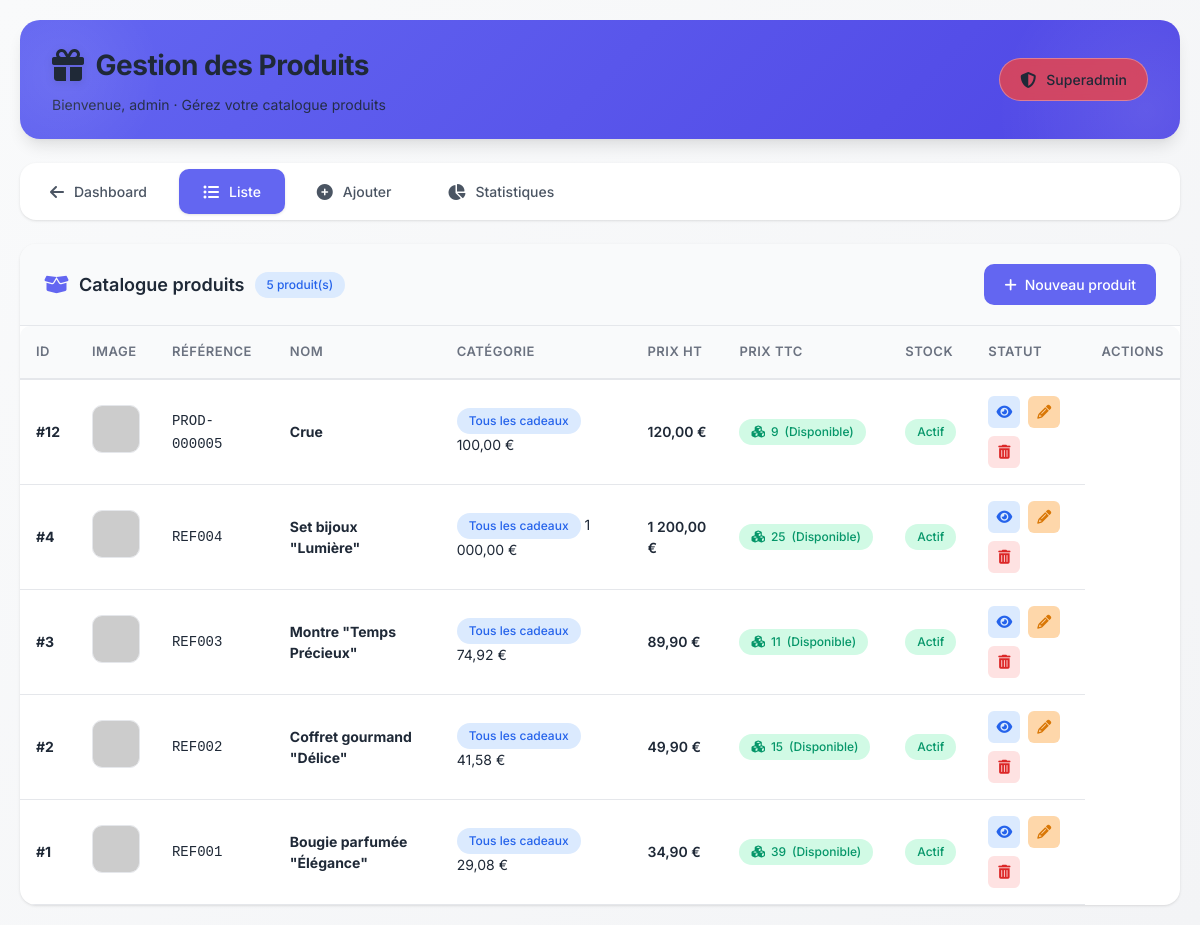
/admin_produits.php (signed in), run on an earlier commit of the app's database.
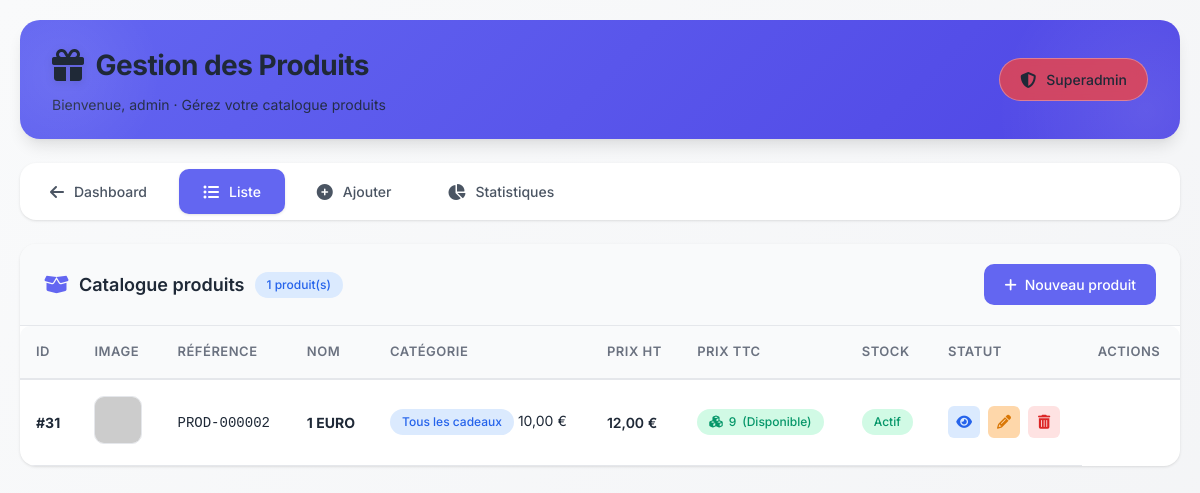
And on a later commit of the database.
### tables this page shows
CREATE TABLE `produits` (
  `id_produit` int NOT NULL,
  `reference` varchar(50) NOT NULL,
  `nom` varchar(255) NOT NULL,
  `slug` varchar(255) NOT NULL,
  `description` text,
  `description_courte` text,
  `prix_ht` decimal(10,2) NOT NULL,
  `tva` decimal(4,2) DEFAULT '20.00',
  `prix_ttc` decimal(10,2) GENERATED ALWAYS AS ((`prix_ht` * (1 + (`tva` / 100)))) STORED,
  `quantite_stock` int DEFAULT '0',
  `seuil_alerte` int DEFAULT '10',
  `id_categorie` int NOT NULL,
  `marque` varchar(100) DEFAULT NULL,
  `poids` decimal(6,2) DEFAULT NULL COMMENT 'en grammes',
  `dimensions` varchar(50) DEFAULT NULL COMMENT 'LxHxP en cm',
  `materiau` varchar(100) DEFAULT NULL,
  `couleur` varchar(50) DEFAULT NULL,
  `made_in` varchar(50) DEFAULT NULL,
  `personnalisable` tinyint(1) DEFAULT '0',
  `ecologique` tinyint(1) DEFAULT '0',
  `made_in_france` tinyint(1) DEFAULT '0',
  `artisanal` tinyint(1) DEFAULT '0',
  `exclusif` tinyint(1) DEFAULT '0',
  `note_moyenne` decimal(3,2) DEFAULT '0.00',
  `nombre_avis` int DEFAULT '0',
  `vues` int DEFAULT '0',
  `ventes` int DEFAULT '0',
  `statut` enum('actif','inactif','rupture','bientot') DEFAULT 'actif',
  `date_creation` datetime DEFAULT CURRENT_TIMESTAMP,
  `date_modification` datetime DEFAULT NULL ON UPDATE CURRENT_TIMESTAMP
);

CREATE TABLE `categories` (
  `id_categorie` int NOT NULL,
  `nom` varchar(100) NOT NULL,
  `slug` varchar(100) NOT NULL,
  `description` text,
  `parent_id` int DEFAULT NULL,
  `image` varchar(255) DEFAULT NULL,
  `ordre` int DEFAULT '0',
  `active` tinyint(1) DEFAULT '1',
  `meta_titre` varchar(255) DEFAULT NULL,
  `meta_description` text,
  `date_creation` datetime DEFAULT CURRENT_TIMESTAMP
);

### admin_produits.php (the view, shortened to what the changed rows need)
<?php
require_once 'admin_protection.php';
$host = 'localhost';
$dbname = 'heureducadeau';
$username_db = 'Philippe';
$password_db = 'l@99339R';
try {
    $pdo = new PDO("mysql:host=$host;dbname=$dbname;charset=utf8mb4", $username_db, $password_db);
    $pdo->setAttribute(PDO::ATTR_ERRMODE, PDO::ERRMODE_EXCEPTION);
    $pdo->exec("CREATE TABLE IF NOT EXISTS `images_produits` (
        `id_image` int NOT NULL AUTO_INCREMENT,
        `id_produit` int NOT NULL,
        `url_image` varchar(255) NOT NULL,
        `alt_text` varchar(255) DEFAULT NULL,
        `ordre` int DEFAULT '0',
        `principale` tinyint(1) DEFAULT '0',
        `date_ajout` datetime DEFAULT CURRENT_TIMESTAMP,
        PRIMARY KEY (`id_image`),
        KEY `id_produit` (`id_produit`)
    ) ENGINE=InnoDB DEFAULT CHARSET=utf8mb4");
} catch(PDOException $e) {
    die("Erreur de connexion à la base de données : " . $e->getMessage());
}
function getAllProducts($pdo) {
    $sql = "SELECT p.*, c.nom as categorie_nom,
            (SELECT url_image FROM images_produits ip
             WHERE ip.id_produit = p.id_produit
             ORDER BY ip.principale DESC, ip.ordre ASC, ip.id_image ASC LIMIT 1) as image_url
            FROM produits p
            LEFT JOIN categories c ON p.id_categorie = c.id_categorie
            ORDER BY p.id_produit DESC";
    $stmt = $pdo->prepare($sql);
    $stmt->execute();
    return $stmt->fetchAll(PDO::FETCH_ASSOC);
}
$action = $_GET['action'] ?? 'list';
$admin_role = $_SESSION['admin_role'] ?? 'Non défini';
?>
<!DOCTYPE html>
<html lang="fr">
<head>
    <link rel="stylesheet" href="https://cdnjs.cloudflare.com/ajax/libs/font-awesome/6.4.0/css/all.min.css">
</head>
<body>
    <div class="container">
        <div class="header">
            <div>
                <h1>
                    <i class="fas fa-gift"></i>
                    Gestion des Produits
                </h1>
            </div>
            <div class="role-badge <?php echo $admin_role === 'superadmin' ? 'superadmin-badge' : ''; ?>">
            </div>
        </div>
        <div class="nav-tabs">
            <a href="dashboard.php">
            </a>
            <a href="admin_produits.php?action=list" class="<?php echo $action == 'list' ? 'active' : ''; ?>">
            </a>
            <a href="admin_produits.php?action=add" class="<?php echo $action == 'add' ? 'active' : ''; ?>">
            </a>
            <a href="admin_produits.php?action=stats" class="<?php echo $action == 'stats' ? 'active' : ''; ?>">
            </a>
        </div>
        <?php if ($action == 'list'): ?>
            <?php
            $products = getAllProducts($pdo);
            $totalProducts = count($products);
            ?>
            <div class="card">
                <div class="card-header">
                    <h3>
                        <i class="fas fa-box-open"></i>
                        Catalogue produits
                        <span class="badge badge-info"><?php echo $totalProducts; ?> produit(s)</span>
                    </h3>
                    <a href="admin_produits.php?action=add" class="btn btn-primary">
                        <i class="fas fa-plus"></i> Nouveau produit
                    </a>
                </div>
                <?php if ($totalProducts > 0): ?>
                    <div class="table-wrapper">
                        <table class="table">
                            <thead>
                                <tr>
                                    <th>ID</th>
                                    <th>Image</th>
                                    <th>Référence</th>
                                    <th>Nom</th>
                                    <th>Catégorie</th>
                                    <th>Prix HT</th>
                                    <th>Prix TTC</th>
                                    <th>Stock</th>
                                    <th>Statut</th>
                                    <th>Actions</th>
                                </tr>
                            </thead>
                            <tbody>
                                <?php foreach ($products as $product):
                                    $image_url = !empty($product['image_url']) ? $product['image_url'] : 'https://via.placeholder.com/48x48?text=No+Image';
                                    $prix_ttc = $product['prix_ht'] * (1 + ($product['tva'] / 100));
                                    $stockClass = 'stock-high';
                                    $stockText = 'Disponible';
                                    $statusBadge = '';
                                    switch($product['statut']) {
                                        case 'actif': $statusBadge = 'badge-success'; break;
                                    }
                                    $statusText = [
                                        'actif' => 'Actif',
                                        'inactif' => 'Inactif',
                                        'rupture' => 'Rupture',
                                        'bientot' => 'Bientôt'
                                    ][$product['statut']] ?? $product['statut'];
                                ?>
                                <tr>
                                    <td><strong>#<?php echo $product['id_produit']; ?></strong></td>
                                    <td>
                                        <img src="<?php echo htmlspecialchars($image_url); ?>"
                                             alt="<?php echo htmlspecialchars($product['nom']); ?>"
                                             class="product-image"
                                             loading="lazy"
                                             onerror="this.src='https://via.placeholder.com/48x48?text=Error'">
                                    </td>
                                    <td><code><?php echo htmlspecialchars($product['reference']); ?></code></td>
                                    <td>
                                        <strong><?php echo htmlspecialchars($product['nom']); ?></strong>
                                    </td>
                                    <td>
                                        <span class="badge badge-info">
                                            <?php echo htmlspecialchars($product['categorie_nom'] ?? 'Non catégorisé'); ?>
                                        </span>
                                    </div
                                    <td class="price"><?php echo number_format($product['prix_ht'], 2, ',', ' '); ?> €</td>
                                    <td class="price"><?php echo number_format($prix_ttc, 2, ',', ' '); ?> €</td>
                                    <td>
                                        <span class="badge <?php echo $stockClass; ?>">
                                            <i class="fas fa-cubes"></i> <?php echo $product['quantite_stock']; ?>
                                            <span class="hide-mobile"> (<?php echo $stockText; ?>)</span>
                                        </span>
                                    </td>
                                    <td>
                                        <span class="badge <?php echo $statusBadge; ?>">
                                            <?php echo $statusText; ?>
                                        </span>
                                    </td>
                                    <td>
                                        <div class="actions">
                                            <a href="admin_produits.php?action=view&id=<?php echo $product['id_produit']; ?>"
                                               class="btn-icon btn-icon-view" title="Voir">
                                                <i class="fas fa-eye"></i>
                                            </a>
                                            <a href="admin_produits.php?action=edit&id=<?php echo $product['id_produit']; ?>"
                                               class="btn-icon btn-icon-edit" title="Modifier">
                                                <i class="fas fa-pencil-alt"></i>
                                            </a>
                                            <button onclick="confirmDelete(<?php echo $product['id_produit']; ?>, '<?php echo addslashes($product['nom']); ?>')"
                                                    class="btn-icon btn-icon-delete" title="Supprimer">
                                                <i class="fas fa-trash-alt"></i>
                                            </button>
                                        </div>
                                    </td>
                                </tr>
                                <?php endforeach; ?>
                    </div>
                <?php endif; ?>
            </div>
        <?php endif; ?>
</body>
</html>

What changed in the data, as far as the page shows it:
removed produits: id_produit "12", reference "PROD-000005", nom "Crue", id_categorie.nom "Tous les cadeaux", prix_ht "100,00", prix_ttc "120,00", quantite_stock "9", stockText "Disponible", statut "Actif"
removed produits: id_produit "4", reference "REF004", nom "Set bijoux \"Lumière\"", id_categorie.nom "Tous les cadeaux", prix_ht "1 000,00", prix_ttc "1 200,00", quantite_stock "25", stockText "Disponible", statut "Actif"
removed produits: id_produit "3", reference "REF003", nom "Montre \"Temps Précieux\"", id_categorie.nom "Tous les cadeaux", prix_ht "74,92", prix_ttc "89,90", quantite_stock "11", stockText "Disponible", statut "Actif"
removed produits: id_produit "2", reference "REF002", nom "Coffret gourmand \"Délice\"", id_categorie.nom "Tous les cadeaux", prix_ht "41,58", prix_ttc "49,90", quantite_stock "15", stockText "Disponible", statut "Actif"
removed produits: id_produit "1", reference "REF001", nom "Bougie parfumée \"Élégance\"", id_categorie.nom "Tous les cadeaux", prix_ht "29,08", prix_ttc "34,90", quantite_stock "39", stockText "Disponible", statut "Actif"
added produits: id_produit "31", reference "PROD-000002", nom "1 EURO", id_categorie.nom "Tous les cadeaux", prix_ht "10,00", prix_ttc "12,00", quantite_stock "9", stockText "Disponible", statut "Actif"
Also different on the page:
$totalProducts: "5" → "1"
